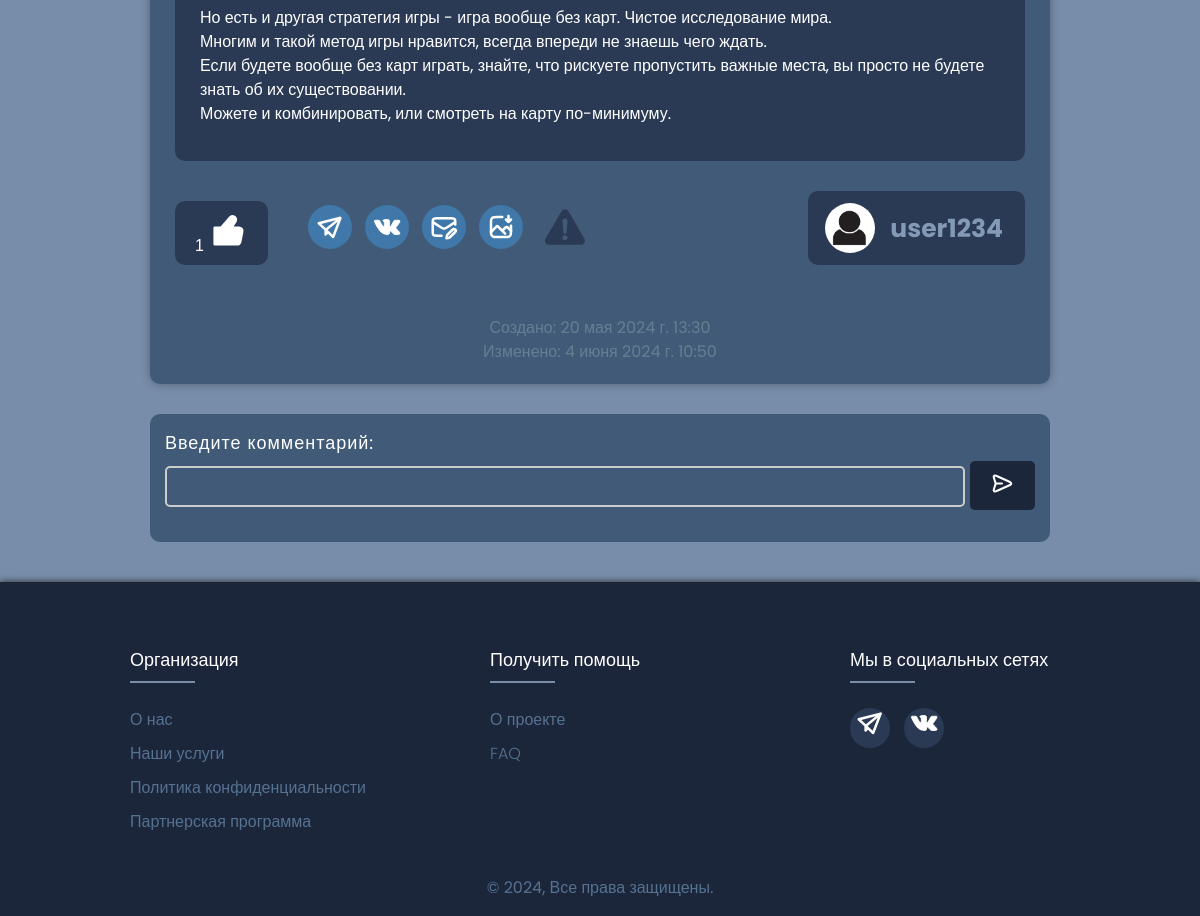
/pin/20/ (signed in, lower part), run on an earlier commit of the app's database.
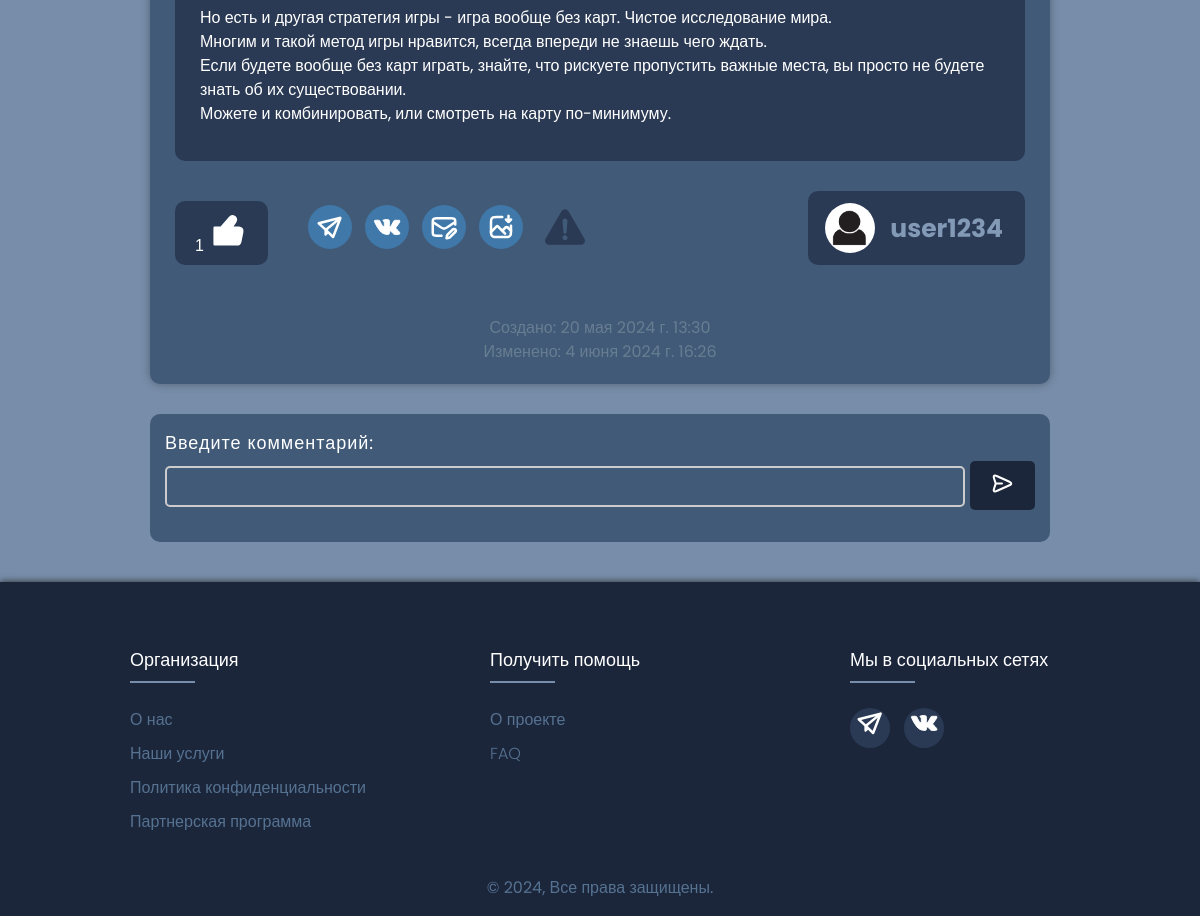
And on a later commit of the database.
### website/models.py (models this page shows, shortened)
class Pins(models.Model):
    title = models.CharField(max_length=40)
    description = models.TextField(blank=True)
    author = models.ForeignKey('Profile', on_delete=models.CASCADE)
    collection = models.ForeignKey('Collections', on_delete=models.SET_NULL, null=True)
    video = models.FileField(upload_to='videos/%Y/%m/%d/', null=True, blank=True)
    image = models.ImageField(upload_to='images/%Y/%m/%d/', null=True, blank=True)
    time_create = models.DateTimeField(auto_now_add=True)
    time_update = models.DateTimeField(auto_now=True)
    likes_count = models.IntegerField(default=0)
    def __str__(self):
        return f'{self.title}'

class Profile(models.Model):
    user = models.OneToOneField(User, on_delete=models.CASCADE)
    photo = models.ImageField(upload_to='users/', null=True, blank=True)
    email = models.EmailField(unique=True, null=True)
    about = models.TextField(max_length=255, null=True, blank=True)
    is_online = models.BooleanField(default=False)
    def __str__(self):
        return f'{self.user.username}'
    def get_absolute_url(self):
        return reverse('profile', kwargs={'profile_id': self.pk})

### website/views.py (the view)
# urls.py: path('pin/<int:pin_id>/', ShowPin.as_view(), name='pin'),
class ShowPin(DetailView):
    model = Pins
    template_name = 'website/pin.html'
    context_object_name = 'pin'
    pk_url_kwarg = 'pin_id'
    def get_context_data(self, **kwargs):
        context = super().get_context_data(**kwargs)
        context['page_title'] = context['pin']
        context['main_menu'] = main_menu
        context['comments'] = Comment.objects.filter(pin=self.kwargs['pin_id']).order_by('-time_create')
        context['user_menu'] = user_menu
        if self.request.user.is_authenticated:
            likes = Likes.objects.filter(pin=self.kwargs['pin_id'], liked_by=self.request.user.profile)
            context['is_liked'] = likes.exists()
        else:
            context['is_liked'] = False
        context['prof_menu'] = prof_menu
        return context

### website/templates/website/pin.html (shortened to what the changed rows need)
{% extends 'website/base.html' %}
{% load static %}
{% block content %}
    <div class="project-wrapper">
        <div class="project-content">
            <div class="project-text">
                <p>{{ pin.description|linebreaks }}</p>
            </div>
            <div class="project-author-block">
                <span> <b><a href="{{ pin.author.get_absolute_url }}">{{ pin.author }}</a></b></span>
            </div>
            <div class="pin-footer">
                {% if user.is_authenticated %}
                    <form action="{% url 'like_pin' pin.id %}" method="post">
                        <div class="like">
                            <button type="submit">
                                {{ pin.likes_count }}
                                {% if is_liked %}
                                    <img style="width: 40px; height: 40px;"
                                         src="{% static 'website/logos/liked.svg' %}" alt="Like">
                                {% else %}
                                    <img style="width: 40px; height: 40px;"
                                         src="{% static 'website/logos/like.svg' %}" alt="Like">
                                {% endif %}
                            </button>
                            <div class="share">
                                <a href="https://t.me/share/url?url={{ request.build_absolute_uri }}" target="_blank"
                                   title="Поделиться в Телеграм">
                                    <img style="width: 30px; height: 30px;"
                                         src="{% static 'website/logos/tg_logo.svg' %}" alt="Поделиться ТГ"/>
                                </a>
                                <a href="https://vk.com/share.php?url={{ request.build_absolute_uri }}" target="_blank"
                                   title="Поделиться во ВКонтакте">
                                    <img style="width: 30px; height: 30px;"
                                         src="{% static 'website/logos/vk_logo.svg' %}" alt="Поделиться ВК"/>
                                </a>
                                <a href="mailto:?subject=Посмотри эту запись&body=Посмотри эту классную запись: {{ request.build_absolute_uri }}"
                                   target="_blank" title="Отправить на почту">
                                    <img style="width: 30px; height: 30px;"
                                         src="{% static 'website/logos/mail_logo.svg' %}" alt="Отправить на почту"/>
                                </a>
                                {% if pin.image %}
                                    <a href="{{ pin.image.url }}" download title="Скачать изображение">
                                        <img style="width: 30px; height: 30px;"
                                             src="{% static 'website/logos/pic_download.svg' %}"
                                             alt=""/>
                                    </a>
                                {% endif %}
                            </div>
                            {% if pin.author != request.user.profile %}
                                <div class="complaint">
                                    <a href="{% url 'report_post' pin.pk %}" target="_blank"
                                       title="Пожаловаться">
                                        <img style="width: 40px; height: 40px;"
                                             src="{% static 'website/logos/complaint.svg' %}" alt="Пожаловаться"/>
                                    </a>
                                </div>
                            {% endif %}
                        </div>
                    </form>
                {% endif %}
            </div>
            {% if user.is_authenticated %}
                <div class="project-date-block">
                    <p>Создано: {{ pin.time_create }} <br>Изменено: {{ pin.time_update }}</p>
                </div>
            {% endif %}
        </div>
    </div>
{% endblock %}

What changed in the data, as far as the page shows it:
changed Pins "user1234": time_update "4 июня 2024 г. 10:50" → "4 июня 2024 г. 16:26"
